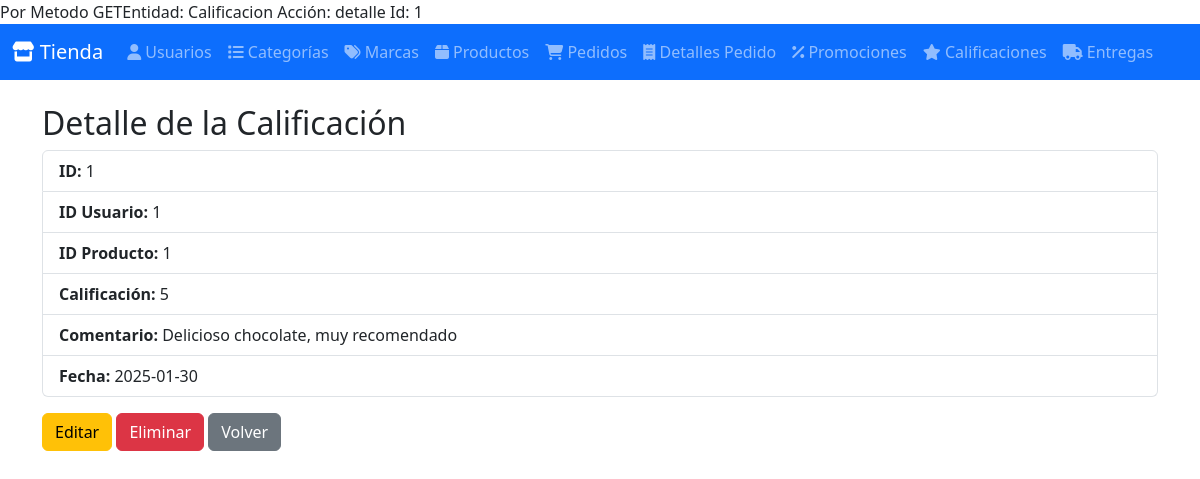
/index.php?entity=Calificacion&action=detalle&id=1, run on the app's committed database.
### tables this page shows
CREATE TABLE calificaciones (
    id INT AUTO_INCREMENT PRIMARY KEY,
    id_usuario INT,
    id_producto INT,
    calificacion INT NOT NULL,
    comentario TEXT,
    fecha DATE DEFAULT (CURDATE()),
    FOREIGN KEY (id_usuario) REFERENCES usuarios(id) ON DELETE CASCADE,
    FOREIGN KEY (id_producto) REFERENCES productos(id) ON DELETE CASCADE
);

### Model/ClassCalificacion.php (called while the page is built, shortened)
<?php
require_once BASE_PATH . DIRECTORY_SEPARATOR . 'Config' . DIRECTORY_SEPARATOR . 'ClassDatabase.php';
class ClassCalificacion {
    private $conn;
    public function __construct() {
        $db = new ClassDatabase();
        $this->conn = $db->getConnection();
    }
    public function getCalificacionById($id) {
        $query = "SELECT * FROM calificaciones WHERE id = :id";
        $stmt = $this->conn->prepare($query);
        $stmt->bindParam(':id', $id);
        $stmt->execute();
        return $stmt->fetch(PDO::FETCH_ASSOC);
    }
}
?>

### Config/ClassDatabase.php (called while the page is built, shortened)
<?php
class ClassDatabase {
    private $host = 'localhost';
    private $db_name = 'bd_tienda_dulces';
    private $username = 'root';
    private $password = 'password';
    public function getConnection() {
        $this->conn = null;
        try {
            $this->conn = new PDO("mysql:host={$this->host};dbname={$this->db_name}", $this->username, $this->password);
            $this->conn->setAttribute(PDO::ATTR_ERRMODE, PDO::ERRMODE_EXCEPTION);
        } catch (PDOException $e) {
            echo "Error de conexión: " . $e->getMessage();
        }
        return $this->conn;
    }
}
?>

### Controller/ClassCalificacionController.php (called while the page is built, shortened)
<?php
require_once BASE_PATH . DIRECTORY_SEPARATOR . 'Model' . DIRECTORY_SEPARATOR . 'ClassCalificacion.php';
class ClassCalificacionController {
    public function getCalificacionByIdController($id) {
        $calificacionModel = new ClassCalificacion();
        return $calificacionModel->getCalificacionById($id);
    }
}
?>

### View/Calificacion/detalleCalificacion.php (the view, shortened to what this page needs)
<?php
$calificacion = $elemento ?? null;
?>
<h2>Detalle de la Calificación</h2>
<ul class="list-group">
    <li class="list-group-item"><strong>ID:</strong> <?php echo htmlspecialchars($calificacion['id']); ?></li>
    <li class="list-group-item"><strong>ID Usuario:</strong> <?php echo htmlspecialchars($calificacion['id_usuario']); ?></li>
    <li class="list-group-item"><strong>ID Producto:</strong> <?php echo htmlspecialchars($calificacion['id_producto']); ?></li>
    <li class="list-group-item"><strong>Calificación:</strong> <?php echo htmlspecialchars($calificacion['calificacion']); ?></li>
    <li class="list-group-item"><strong>Comentario:</strong> <?php echo htmlspecialchars($calificacion['comentario']); ?></li>
    <li class="list-group-item"><strong>Fecha:</strong> <?php echo htmlspecialchars($calificacion['fecha']); ?></li>
</ul>
<div class="mt-3">
    <a href="index.php?entity=Calificacion&action=editar&id=<?php echo $calificacion['id']; ?>" class="btn btn-warning">Editar</a>
    <form method="POST" action="index.php" style="display:inline;">
        <button type="submit" class="btn btn-danger">Eliminar</button>
    </form>
    <a href="index.php?entity=Calificacion&action=listar" class="btn btn-secondary">Volver</a>
</div>

### data on the page
calificaciones: id "1", id_usuario "1", id_producto "1", calificacion "5", comentario "Delicioso chocolate, muy recomendado", fecha "2025-01-30"

### other printed values
$entity "Calificacion"
$action "detalle"
$id "1"
$label "Usuarios Categorías Marcas Productos Pedidos Detalles Pedido Promociones Calificaciones Entregas"
